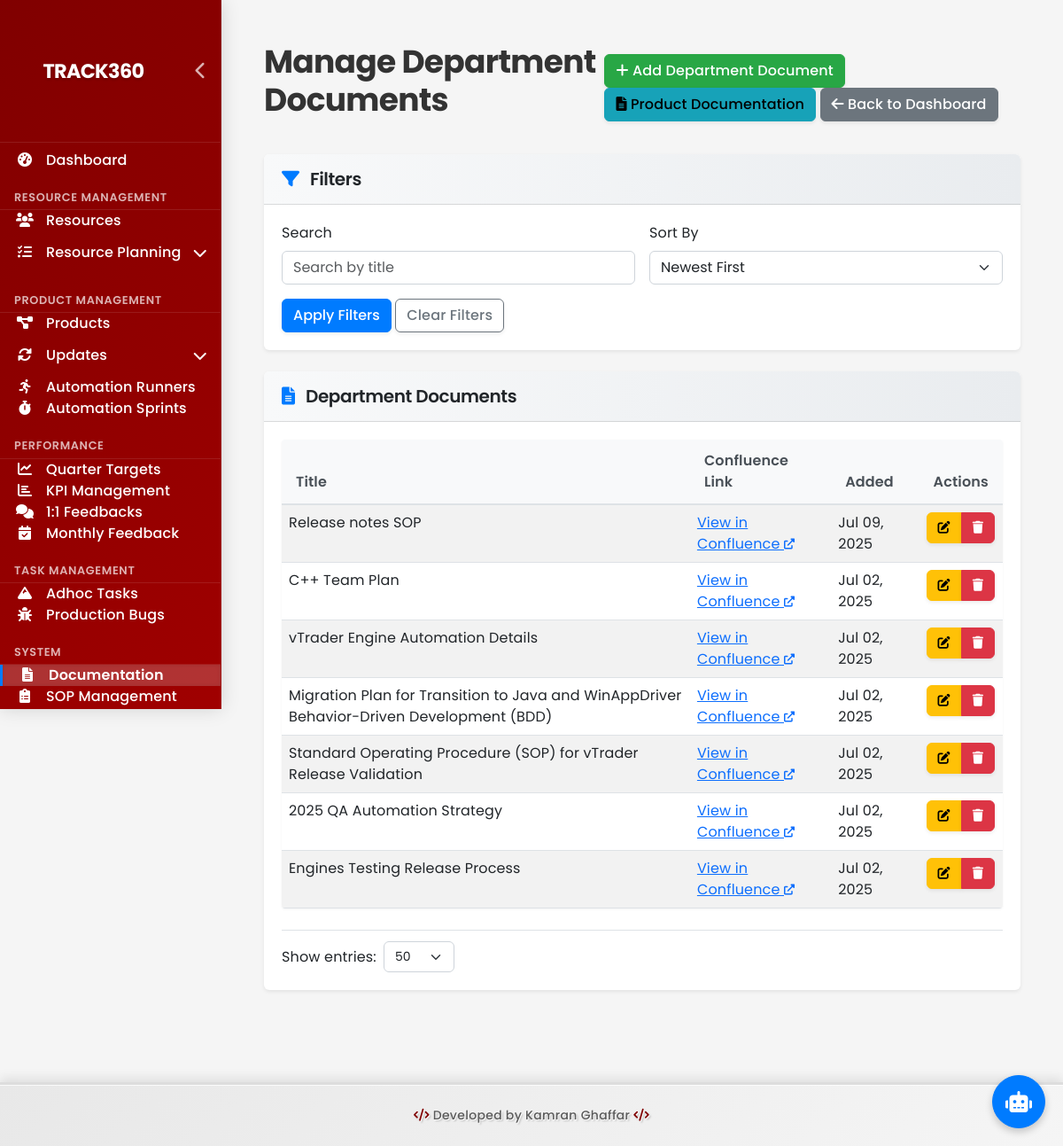
/dashboard/department-documents/, run on the app's committed database.
### dashboard/models.py (models this page shows, shortened)
class DepartmentDocument(models.Model):
    title = models.CharField(max_length=200)
    confluence_link = models.URLField(help_text="URL to the Confluence page")
    created_at = models.DateTimeField(auto_now_add=True)
    updated_at = models.DateTimeField(auto_now=True)
    class Meta:
        ordering = ['-created_at']  # Most recently added items at the top

### dashboard/views.py (the view)
# urls.py: path('department-documents/', views.DepartmentDocumentListView.as_view(), name='department-document-list'),
class DepartmentDocumentListView(PaginationMixin, ListView):
    model = DepartmentDocument
    template_name = 'dashboard/department_document_list.html'
    context_object_name = 'documents'
    def get_queryset(self):
        queryset = super().get_queryset()
        search_query = self.request.GET.get('search')
        if search_query:
            queryset = queryset.filter(title__icontains=search_query)
        sort_by = self.request.GET.get('sort_by', '-created_at')
        queryset = queryset.order_by(sort_by)
        return queryset
    def get_context_data(self, **kwargs):
        context = super().get_context_data(**kwargs)
        context['current_filters'] = {
            'search': self.request.GET.get('search', ''),
            'sort_by': self.request.GET.get('sort_by', '-created_at'),
        }
        return context

### dashboard/views.py (called while the page is built)
    def get_paginate_by(self, queryset):
        page_size = self.request.GET.get('page_size', self.paginate_by)
        try:
            page_size = int(page_size)
            if page_size in [20, 50, 100]:
                return page_size
        except (TypeError, ValueError):
            pass
        return self.paginate_by

    def get_context_data(self, **kwargs):
        context = super().get_context_data(**kwargs)
        context['page_size'] = self.get_paginate_by(self.get_queryset())
        context['available_page_sizes'] = [20, 50, 100]
        return context

### Portable-Dashboard-Deploy/dashboard/templates/dashboard/department_document_list.html (shortened to what this page needs)
{% extends 'dashboard/base.html' %}
{% block content %}
<div class="container-fluid">
    <div class="d-flex justify-content-between align-items-center mb-4">
        <h1>Manage Department Documents</h1>
        <div>
            <a href="{% url 'department-document-create' %}" class="btn btn-success">
                <i class="fas fa-plus"></i> Add Department Document
            </a>
            <a href="{% url 'product-documentation-list' %}" class="btn btn-info">
                <i class="fas fa-file-alt"></i> Product Documentation
            </a>
            <a href="{% url 'dashboard' %}" class="btn btn-secondary">
                <i class="fas fa-arrow-left"></i> Back to Dashboard
            </a>
        </div>
    </div>
    <div class="card mb-4">
        <div class="card-header">
            <h5><i class="fas fa-filter"></i> Filters</h5>
        </div>
        <div class="card-body">
            <form method="get" class="row g-3">
                <div class="col-md-6">
                    <label for="search" class="form-label">Search</label>
                    <input type="text" class="form-control" id="search" name="search"
                           placeholder="Search by title" value="{{ current_filters.search }}">
                </div>
                <div class="col-md-6">
                    <label for="sort_by" class="form-label">Sort By</label>
                    <select name="sort_by" id="sort_by" class="form-select">
                        <option value="-created_at">Newest First</option>
                    </select>
                </div>
                <div class="col-12">
                    <button type="submit" class="btn btn-primary">Apply Filters</button>
                    <a href="{% url 'department-document-list' %}" class="btn btn-outline-secondary">Clear Filters</a>
                </div>
            </form>
        </div>
    </div>
    <div class="card">
        <div class="card-header">
            <h5><i class="fas fa-file-alt"></i> Department Documents</h5>
        </div>
        <div class="card-body">
            {% if documents %}
            <div class="table-responsive">
                <table class="table table-striped table-hover">
                    <thead>
                        <tr>
                            <th>Title</th>
                            <th>Confluence Link</th>
                            <th>Added</th>
                            <th>Actions</th>
                        </tr>
                    </thead>
                    <tbody>
                        {% for doc in documents %}
                        <tr>
                            <td>{{ doc.title }}</td>
                            <td>
                                <a href="{{ doc.confluence_link }}" target="_blank" rel="noopener noreferrer">
                                    View in Confluence
                                    <i class="fas fa-external-link-alt fa-xs ml-1"></i>
                                </a>
                            </td>
                            <td>{{ doc.created_at|date:"M d, Y" }}</td>
                            <td>
                                <div class="btn-group btn-group-sm">
                                    <a href="{% url 'department-document-update' doc.id %}" class="btn btn-warning">
                                        <i class="fas fa-edit"></i>
                                    </a>
                                    <a href="{% url 'department-document-delete' doc.id %}" class="btn btn-danger">
                                        <i class="fas fa-trash"></i>
                                    </a>
                                </div>
                            </td>
                        </tr>
                        {% endfor %}
                    </tbody>
                </table>
            </div>
            {% include 'dashboard/includes/pagination.html' %}
            {% else %}
            <p class="text-muted">No department documents found. Use the "Add Department Document" button to create one.</p>
            {% endif %}
        </div>
    </div>
</div>
{% endblock %}

### dashboard/static/css/logo.css (style rules this page uses)
:root { --logo-height: 80px; --logo-max-width: 240px; --logo-border-radius: 8px; --logo-transition-speed: 0.3s; --logo-hover-scale: 1.05; --logo-shadow: 0 4px 8px rgba(0, 0, 0, 0.1); --logo-text-color: white; --logo-bg-color: transparent; }

### dashboard/static/css/automation-updates.css (style rules this page uses)
.table-responsive { border-radius: 0.25rem; overflow: hidden; box-shadow: 0 1px 3px rgba(0, 0, 0, 0.05); }
.table { margin-bottom: 0; }
.table thead th { background-color: #f8f9fa; border-bottom: 2px solid #dee2e6; font-weight: 600; color: #495057; padding: 0.75rem 1rem; }
.table tbody tr { transition: all 0.2s; }

### dashboard/static/css/modern-dashboard.css (style rules this page uses)
:root { --primary-color: #4361ee; --primary-light: #4895ef; --primary-dark: #3f37c9; --secondary-color: #4cc9f0; --success-color: #4CAF50; --info-color: #2196F3; --warning-color: #ff9800; --danger-color: #f44336; --light-color: #f8f9fa; --dark-color: #343a40; --gray-100: #f8f9fa; --gray-200: #e9ecef; --gray-300: #dee2e6; --gray-400: #ced4da; --gray-500: #adb5bd; --gray-600: #6c757d; --gray-700: #495057; --gray-800: #343a40; --gray-900: #212529; --shadow-sm: 0 .125rem .25rem rgba(0,0,0,.075); --shadow: 0 .5rem 1rem rgba(0,0,0,.15); --shadow-lg: 0 1rem 3rem rgba(0,0,0,.175); --transition-speed: 0.3s; --border-radius-sm: 0.25rem; --border-radius: 0.5rem; --border-radius-lg: 1rem; }
body { background-color: #f5f7fa; color: var(--gray-800); }
.container-fluid { padding: 1.5rem; }
.card { border: none; border-radius: var(--border-radius); box-shadow: var(--shadow-sm); transition: transform var(--transition-speed), box-shadow var(--transition-speed); margin-bottom: 1.5rem; overflow: hidden; }
.card-header { background: linear-gradient(to right, var(--light-color), var(--gray-200)); border-bottom: 1px solid var(--gray-300); padding: 1rem 1.25rem; font-weight: 600; display: flex; align-items: center; }
.card-header h5 { margin-bottom: 0; font-weight: 600; }
.card-header i { margin-right: 0.5rem; color: var(--primary-color); }
.card-body { padding: 1.5rem; }
.table { margin-bottom: 0; }
.table th { font-weight: 600; color: var(--gray-700); border-top: none; background-color: var(--gray-100); }
.table-striped tbody tr:nth-of-type(odd) { background-color: rgba(0, 0, 0, 0.02); }
.btn { border-radius: 30px; padding: 0.5rem 1.25rem; font-weight: 500; transition: all var(--transition-speed); box-shadow: var(--shadow-sm); }
.btn-primary { background-color: var(--primary-color); border-color: var(--primary-color); }
.btn-success { background-color: var(--success-color); border-color: var(--success-color); }
.btn-info { background-color: var(--info-color); border-color: var(--info-color); }
.btn-warning { background-color: var(--warning-color); border-color: var(--warning-color); }
.btn-danger { background-color: var(--danger-color); border-color: var(--danger-color); }
.form-control, .form-select { border-radius: var(--border-radius); padding: 0.5rem 1rem; border: 1px solid var(--gray-300); transition: all var(--transition-speed); }

### Portable-Dashboard-Deploy/dashboard/templates/dashboard/includes/pagination.html (style rules this page uses)
.form-select { padding-right: 2rem; appearance: none; }

### data on the page
DepartmentDocument: title "Release notes SOP", created_at "Jul 09, 2025"
DepartmentDocument: title "C++ Team Plan", created_at "Jul 02, 2025"
DepartmentDocument: title "vTrader Engine Automation Details", created_at "Jul 02, 2025"
DepartmentDocument: title "Migration Plan for Transition to Java and WinAppDriver Behavior-Driven Development (BDD)", created_at "Jul 02, 2025"
DepartmentDocument: title "Standard Operating Procedure (SOP) for vTrader Release Validation", created_at "Jul 02, 2025"
DepartmentDocument: title "2025 QA Automation Strategy", created_at "Jul 02, 2025"
DepartmentDocument: title "Engines Testing Release Process", created_at "Jul 02, 2025"

### other printed values
form field value "50"
